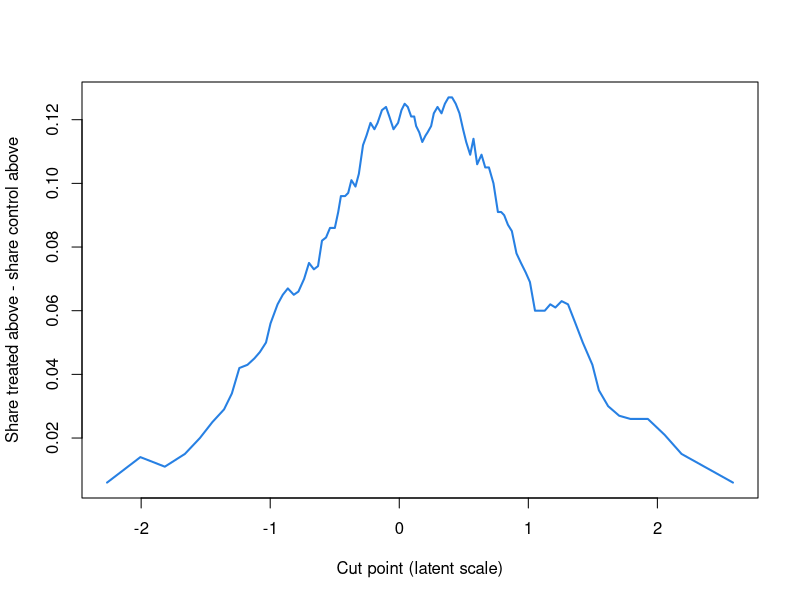

Source code (R):
# Two groups on a latent scale, reported through several order-preserving
# rescalings. Does the gap between them keep its size? Its sign? Base R only.
# New for this course; the idea follows Bond & Lang (2013).
set.seed(27)
n     <- 2000   # respondents per group
shift <- 0.3    # how far the treated group's mean sits above the control group's
ratio <- 1.0    # treated SD / control SD (try 1.5: the distributions now cross)

control <- rnorm(n, 0, 1)
treated <- rnorm(n, shift, ratio)
score <- c(control, treated)
treat <- rep(0:1, each = n)

# Order-preserving rescalings: each keeps every respondent's rank.
rescalings <- list(
  "as simulated"         = function(z) z,
  "compress the top"     = function(z) -exp(-z),       # concave
  "stretch the top"      = function(z) exp(z),         # convex
  "squash both ends"     = function(z) plogis(2 * z),  # a floor and a ceiling
  "stretch the far top"  = function(z) z + 10 * (z > 2) # one big step near the top
)
effect <- function(y) {
  y <- (y - mean(y)) / sd(y)
  mean(y[treat == 1]) - mean(y[treat == 0])
}
round(sapply(rescalings, function(f) effect(f(score))), 3)

# Does one group sit above the other everywhere? For each cut point s, the share
# of treated respondents at or above s minus the share of control respondents.
cuts <- quantile(score, seq(0.01, 0.99, by = 0.01))
gap <- sapply(cuts, function(s) mean(treated >= s) - mean(control >= s))
cat("Smallest difference in shares above a cut point:", round(min(gap), 3), "\n")
plot(cuts, gap, type = "l", lwd = 2, col = "#2780e3",
     xlab = "Cut point (latent scale)", ylab = "Share treated above - share control above")
abline(h = 0, lty = 2, col = "#999")
